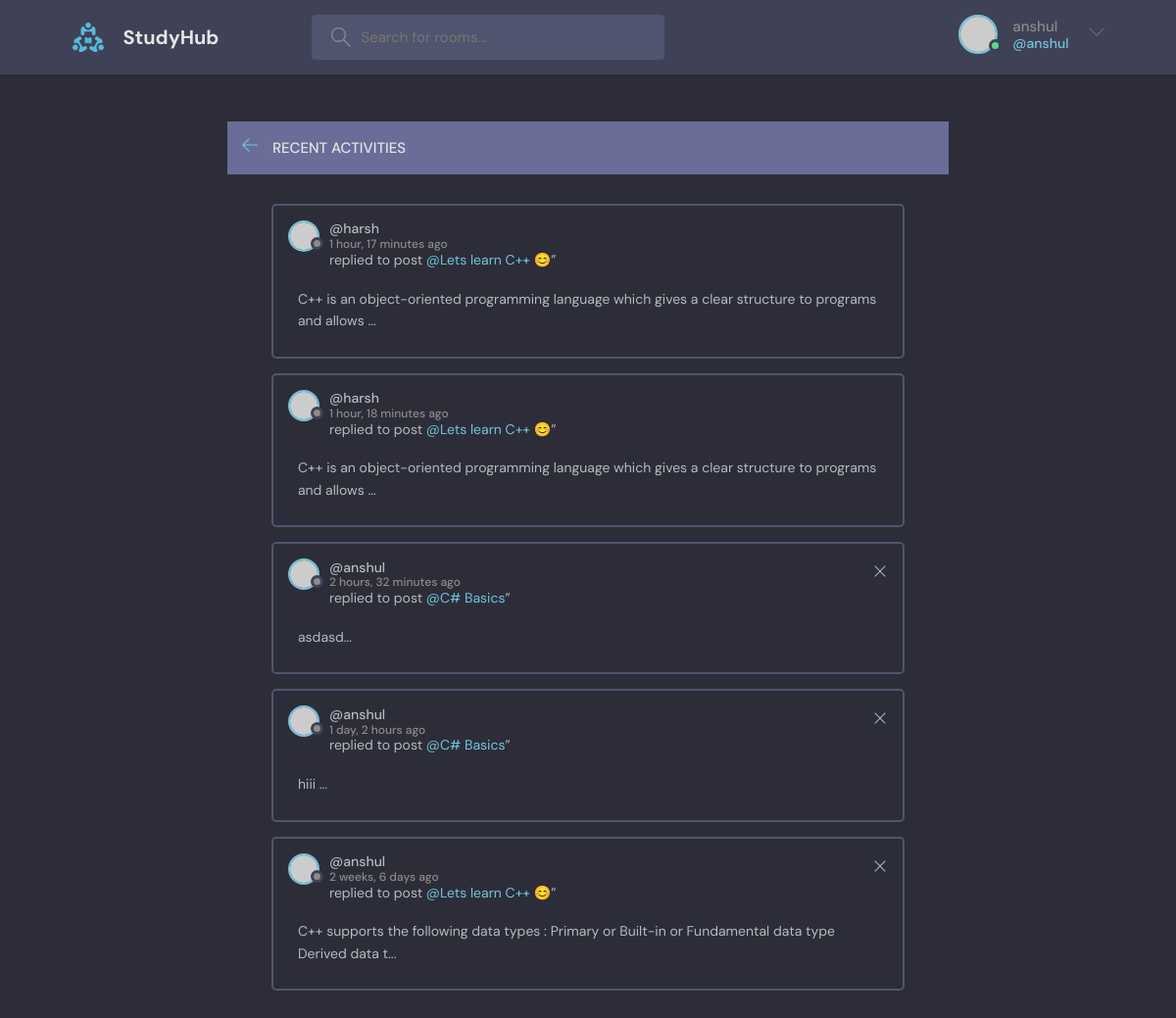
The app's page /recent-activity (signed in) with its own data.
### base/models.py (models this page shows, shortened)
class Message(models.Model):
    user = models.ForeignKey( User, on_delete=models.CASCADE)
    room =  models.ForeignKey(Room , on_delete=models.CASCADE)
    body = models.TextField()
    updated = models.DateTimeField(auto_now=True)
    created = models.DateTimeField(auto_now_add=True)
    likes = models.ManyToManyField(User , related_name='likes' ,blank=True)
    class Meta:
        ordering = ['-updated' , '-created']
    def __str__(self):
        return self.body[:100]

class Room(models.Model):
    host = models.ForeignKey(User , on_delete=models.SET_NULL , null=True)
    topic =models.ForeignKey(Topic , on_delete=models.SET_NULL , null=True )
    name = models.CharField(max_length=200)
    description = models.TextField(null=True , blank=True)
    participants = models.ManyToManyField(User , related_name='participants' ,blank=True)
    updated = models.DateTimeField(auto_now=True)
    created = models.DateTimeField(auto_now_add=True)
    class Meta:
        ordering = ['-updated' , '-created']

### base/views.py (the view)
# urls.py: path('recent-activity' , views.activityPage , name='recent-activity'),
def activityPage(request):
    room_messages = Message.objects.all()
    return render(request , 'base/activity_page.html' , {'room_messages':room_messages})

### base/templates/base/activity_page.html
{% extends 'main.html' %} {% block content %}
<div style="display: grid ; place-items: center;">
  <div class="participant scroll">
    <main class="layout">
      <div class="container">
        <div class="layout">
          <div class="layout__boxHeader">
            <div class="layout__boxTitle">
              <a href="{% url 'home' %}">
                <svg
                  version="1.1"
                  xmlns="http://www.w3.org/2000/svg"
                  width="32"
                  height="32"
                  viewBox="0 0 32 32"
                >
                  <title>arrow-left</title>
                  <path
                    d="M13.723 2.286l-13.723 13.714 13.719 13.714 1.616-1.611-10.96-10.96h27.625v-2.286h-27.625l10.965-10.965-1.616-1.607z"
                  ></path>
                </svg>
              </a>
              <h3>Recent Activities</h3>
            </div>
          </div>
          <div class="activities-page layout__body">
            {% for message in room_messages %}
            <div class="activities__box">
              <div class="activities__boxHeader roomListRoom__header">
                <a
                  href="{% url 'user-profile'  message.user.id %}"
                  class="roomListRoom__author"
                >
                  <div class="avatar avatar--small">
                    <img src="https://randomuser.me/api/portraits/women/11.jpg" />
                  </div>
                  <p>
                    @{{message.user.username}}
                    <span>{{message.created|timesince}} ago</span>
                  </p>
                </a>
                {% if request.user == message.user %}
                <div class="roomListRoom__actions">
                  <a href="{% url 'delete-message' message.id%}">
                    <svg
                      version="1.1"
                      xmlns="http://www.w3.org/2000/svg"
                      width="32"
                      height="32"
                      viewBox="0 0 32 32"
                    >
                      <title>remove</title>
                      <path
                        d="M27.314 6.019l-1.333-1.333-9.98 9.981-9.981-9.981-1.333 1.333 9.981 9.981-9.981 9.98 1.333 1.333 9.981-9.98 9.98 9.98 1.333-1.333-9.98-9.98 9.98-9.981z"
                      ></path>
                    </svg>
                  </a>
                </div>
                {% endif %}
              </div>
              <div class="activities__boxContent">
                <p>
                  replied to post
                  <a href="{% url 'room' message.room.id %}"
                    >@{{message.room.name}}</a
                  >”
                </p>
                <div class="activities__boxRoomContent">{{message}}...</div>
              </div>
            </div>
            {% endfor %}
          </div>
        </div>
      </div>
    </main>
  </div>
</div>
{% endblock content%}

### templates/navbar.html (shortened to what this page needs)
{% load static %}
<header class="header header--loggedIn">
    <div class="container">
      <a href="{% url 'home' %}" class="header__logo">
        <img src="{% static 'images/logo.svg' %}" />
        <h1>StudyHub</h1>
      </a>
      <form class="header__search" method="POST" action="{% url 'home' %}" >
        <label>
          <input type="text" name="q" placeholder="Search for rooms..." />
        </label>
      </form>
      <nav class="header__menu">
        {% if request.user.is_authenticated  %}
        <div class="header__user">
          <a href="{% url 'user-profile' request.user.id %}">
            <div class="avatar avatar--medium active">
              <img src="https://randomuser.me/api/portraits/men/37.jpg" />
            </div>
            <p>{{request.user.username}}<span>@{{request.user.username}}</span></p>
          </a>
          <button class="dropdown-button">
            <svg version="1.1" xmlns="http://www.w3.org/2000/svg" width="32" height="32" viewBox="0 0 32 32">
              <title>chevron-down</title>
              <path d="M16 21l-13-13h-3l16 16 16-16h-3l-13 13z"></path>
            </svg>
          </button>
        </div>
        {% endif %}
      </nav>
    </div>
  </header>

### records on screen
Message: user.username "harsh", created "1 hour, 17 minutes", room.name "Lets learn C++ 😊", body "C++ is an object-oriented programming language which gives a clear structure to programs and allows"
Message: user.username "harsh", created "1 hour, 18 minutes", room.name "Lets learn C++ 😊", body "C++ is an object-oriented programming language which gives a clear structure to programs and allows"
Message: user.username "anshul", created "2 hours, 32 minutes", room.name "C# Basics", body "asdasd"
Message: user.username "anshul", created "1 day, 2 hours", room.name "C# Basics", body "hiii"
Message: user.username "anshul", created "2 weeks, 6 days", room.name "Lets learn C++ 😊", body "C++ supports the following data types : Primary or Built-in or Fundamental data type Derived data t"

### other values on screen
{{ request.user.username }} "anshul"
